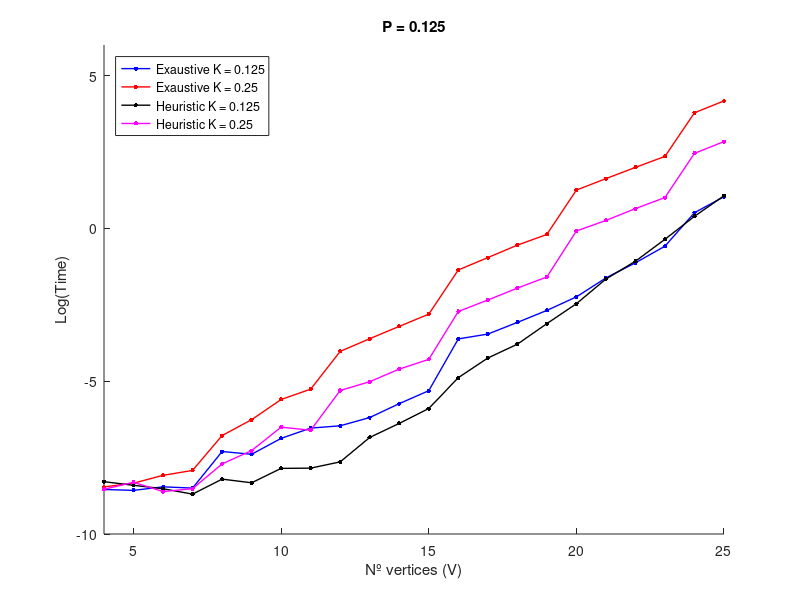
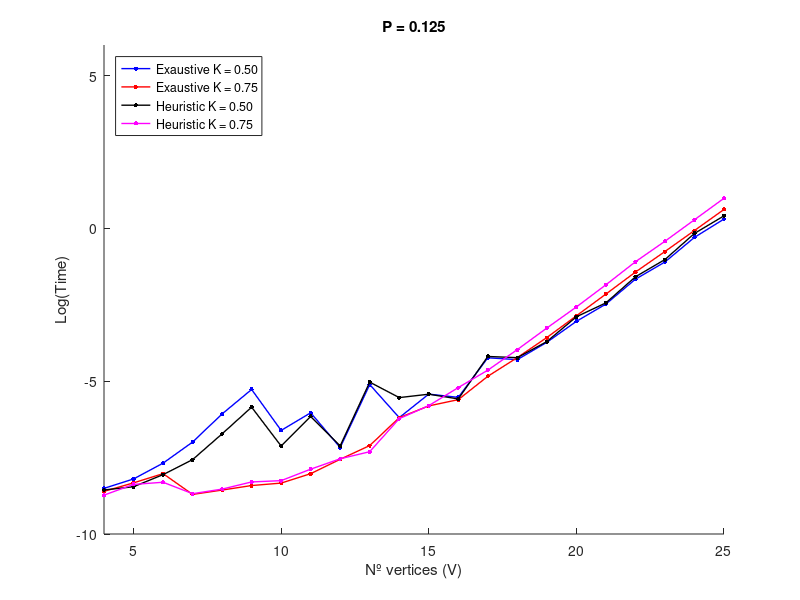
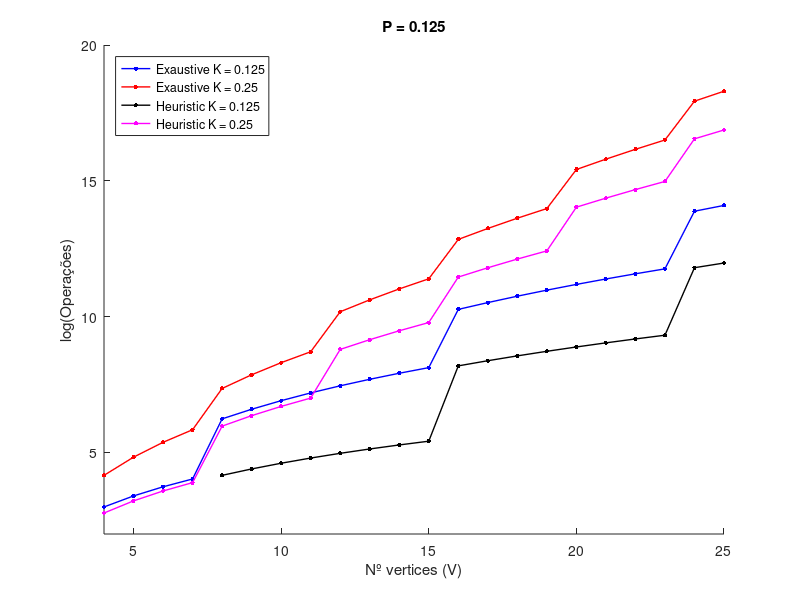
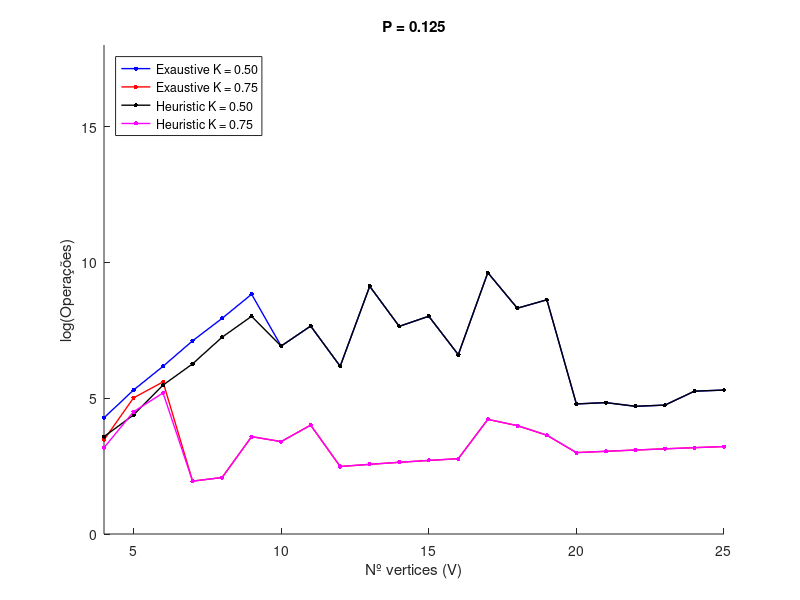

Recreate these plots in MATLAB, in order.
clear all
close all
clc


P = 0.125;


Size =[4, 5, 6, 7, 8, 9, 10, 11, 12, 13, 14, 15, 16, 17, 18, 19, 20, 21, 22, 23, 24, 25, 26, 27, 28, 29, 30]; %K =0.125; %P =0.125;
Op_Exaustive1 =[20, 30, 42, 56, 512, 729, 1000, 1331, 1728, 2197, 2744, 3375, 28800, 36992, 46818, 58482, 72200, 88200, 106722, 128018, 1068672, 1322500, 1622400, 1974375, 2384928, 2861082, 3410400];
Op_Heuristic1 =[0, 0, 0, 0, 64, 81, 100, 121, 144, 169, 196, 225, 3600, 4352, 5202, 6156, 7220, 8400, 9702, 11132, 133584, 158700, 187200, 219375, 255528, 295974, 341040];
Times_Exaustive1 =[0.0001947999999174499, 0.00018929999987449264, 0.00021250000008876668, 0.00020389999963299488, 0.0006745000000591972, 0.0006167999999888707, 0.0010381000001871143, 0.0014513999999508087, 0.0015653000000384054, 0.0020511000002443325, 0.003230299999813724, 0.004935699999805365, 0.02686069999981555, 0.03148309999960475, 0.046063799999956245, 0.06826030000001992, 0.10627619999968374, 0.19738490000008824, 0.32420030000002953, 0.5583354999998846, 1.6706146999999874, 2.8176938999999948, 4.809125700000095, 8.766884699999991, 16.70593229999986, 32.23721680000017, 63.95023020000008];
Times_Heuristic1 =[0.00025140000025203335, 0.0002233999998679792, 0.00019959999963248265, 0.00016730000015741098, 0.000273399999969115, 0.0002424999997856503, 0.0003885999999511114, 0.00039170000036392594, 0.00048089999972944497, 0.001069400000233145, 0.0016933000001699838, 0.002754099999947357, 0.007557099999758066, 0.014382800000021234, 0.02258429999983491, 0.044287100000019564, 0.08498000000008687, 0.19047279999995226, 0.3412319999997635, 0.6997926000003645, 1.4835422000001017, 2.907252499999686, 5.6832195000001775, 11.220436699999937, 22.96144699999968, 45.481270900000254, 92.9377370999996];
N_Solutions_Exaustive1 =[0, 0, 0, 0, 0, 0, 0, 0, 0, 0, 0, 0, 0, 0, 0, 0, 0, 0, 0, 0, 0, 0, 0, 0, 0, 0, 0];
N_Solutions_Heuristic1 =[0, 0, 0, 0, 0, 0, 0, 0, 0, 0, 0, 0, 0, 0, 0, 0, 0, 0, 0, 0, 0, 0, 0, 0, 0, 0, 0];
N_Configurations_Exaustive1 =[5, 6, 7, 8, 64, 81, 100, 121, 144, 169, 196, 225, 1800, 2176, 2601, 3078, 3610, 4200, 4851, 5566, 44528, 52900, 62400, 73125, 85176, 98658, 113680];
N_Configurations_Heuristic1 =[0, 0, 0, 0, 8, 9, 10, 11, 12, 13, 14, 15, 225, 256, 289, 324, 361, 400, 441, 484, 5566, 6348, 7200, 8125, 9126, 10206, 11368];

%Size =[4, 5, 6, 7, 8, 9, 10, 11, 12, 13, 14, 15, 16, 17, 18, 19, 20, 21, 22, 23, 24, 25, 26, 27, 28, 29, 30]; %K =0.25; %P =0.125;
Op_Exaustive2 =[64, 125, 216, 343, 1568, 2592, 4050, 6050, 26400, 40898, 61152, 88725, 378560, 566440, 826200, 1178304, 4961280, 7264593, 10428264, 14704613, 61375776, 88550000, 125705580, 175829940, 20993392, 27871726, 1465776000];
Op_Heuristic2 =[16, 25, 36, 49, 392, 576, 810, 1100, 6600, 9438, 13104, 17745, 94640, 133280, 183600, 248064, 1240320, 1729665, 2370060, 3196655, 15343944, 21252000, 29008980, 39073320, 182342160, 251285580, 342014400];
Times_Exaustive2 =[0.00021190000006754417, 0.0002395999999862397, 0.00030929999957152177, 0.0003638000002865738, 0.001138000000082684, 0.0019130000000586733, 0.0037026999998488463, 0.0051888000002691115, 0.017867699999897013, 0.02705789999981789, 0.04050199999983306, 0.060360400000263326, 0.2562431999999717, 0.38427169999977195, 0.5770017999998345, 0.820511599999918, 3.4988665999999284, 5.091625999999906, 7.3579359000000295, 10.53540380000004, 43.92167819999986, 64.74747049999996, 93.01098599999978, 134.64518880000014, 15.355134899999939, 20.39351439999973, 1169.3232652999995];
Times_Heuristic2 =[0.00019629999997050618, 0.00024660000008225325, 0.00018210000007456983, 0.0001999999999497959, 0.00044969999999011634, 0.0006956000001991924, 0.0014991000002737565, 0.0013529000002563407, 0.004969099999925675, 0.0066273000002183835, 0.01000530000010258, 0.01376090000030672, 0.06588139999985287, 0.09593200000017532, 0.14156649999995352, 0.2038329000001795, 0.917672500000208, 1.2961905000001934, 1.9099332000000686, 2.745540599999913, 11.641810600000099, 17.127539599999636, 25.472509700000046, 38.61548959999982, 152.2046375, 225.51219800000035, 336.7405933];
N_Solutions_Exaustive2 =[0, 0, 0, 0, 0, 0, 0, 0, 0, 0, 0, 0, 0, 0, 0, 0, 0, 0, 0, 0, 0, 0, 0, 0, 1, 1, 0];
N_Solutions_Heuristic2 =[0, 0, 0, 0, 0, 0, 0, 0, 0, 0, 0, 0, 0, 0, 0, 0, 0, 0, 0, 0, 0, 0, 0, 0, 0, 0, 0];
N_Configurations_Exaustive2 =[16, 25, 36, 49, 196, 288, 405, 550, 2200, 3146, 4368, 5915, 23660, 33320, 45900, 62016, 248064, 345933, 474012, 639331, 2557324, 3542000, 4834830, 6512220, 749764, 961094, 48859200];
N_Configurations_Heuristic2 =[4, 5, 6, 7, 49, 64, 81, 100, 550, 726, 936, 1183, 5915, 7840, 10200, 13056, 62016, 82365, 107730, 138985, 639331, 850080, 1115730, 1447160, 6512220, 8665020, 11400480];

%Size =[4, 5, 6, 7, 8, 9, 10, 11, 12, 13, 14, 15, 16, 17, 18, 19, 20, 21, 22, 23, 24, 25, 26, 27, 28, 29, 30]; %K =0.5; %P =0.125;
Op_Exaustive3 =[72, 200, 480, 1225, 2800, 6804, 1010, 2112, 480, 9126, 2086, 3030, 736, 15062, 4068, 5548, 120, 126, 110, 115, 192, 200, 182, 189, 56, 58, 30];
Op_Heuristic3 =[36, 80, 240, 525, 1400, 3024, 1010, 2112, 480, 9126, 2086, 3030, 736, 15062, 4068, 5548, 120, 126, 110, 115, 192, 200, 182, 189, 56, 58, 30];
Times_Exaustive3 =[0.0002021000000240747, 0.00027490000047691865, 0.00046100000054138945, 0.0009190999999191263, 0.0023068999998940853, 0.00514019999991433, 0.0013456999995469232, 0.002395999999862397, 0.0007691000000704662, 0.006032799999957206, 0.002044900000328198, 0.004415500000504835, 0.003968699999859382, 0.014489700000012817, 0.01364480000029289, 0.024059099999249156, 0.047724099999868486, 0.0840675999997984, 0.18958430000020599, 0.33293870000034076, 0.7450603999996019, 1.3566389999996318, 3.071292600000561, 5.357578699999976, 12.326986200000647, 22.747282799999994, 51.81074619999981];
Times_Heuristic3 =[0.0001916999999593827, 0.00021319999996194383, 0.00031660000058764126, 0.000517299999955867, 0.0012028000001009787, 0.002879900000152702, 0.0008068999995884951, 0.0021225000000413274, 0.0008125000003929017, 0.006532899999911024, 0.003938699999707751, 0.004401600000164763, 0.0037706000002799556, 0.015127399999983027, 0.01455459999942832, 0.024637999999868043, 0.055426599999918835, 0.08734280000044237, 0.20507910000014817, 0.3608412000003227, 0.8479880999993838, 1.5064445999996678, 3.4535141999995176, 6.103191700000025, 14.335044699999344, 25.418866800000615, 59.02779869999995];
N_Solutions_Exaustive3 =[0, 0, 0, 0, 0, 0, 1, 1, 1, 1, 1, 1, 1, 1, 1, 1, 1, 1, 1, 1, 1, 1, 1, 1, 1, 1, 1];
N_Solutions_Heuristic3 =[0, 0, 0, 0, 0, 0, 1, 1, 1, 1, 1, 1, 1, 1, 1, 1, 1, 1, 1, 1, 1, 1, 1, 1, 1, 1, 1];
N_Configurations_Exaustive3 =[18, 40, 80, 175, 350, 756, 101, 192, 40, 702, 149, 202, 46, 886, 226, 292, 6, 6, 5, 5, 8, 8, 7, 7, 2, 2, 1];
N_Configurations_Heuristic3 =[9, 16, 40, 75, 175, 336, 101, 192, 40, 702, 149, 202, 46, 886, 226, 292, 6, 6, 5, 5, 8, 8, 7, 7, 2, 2, 1];

%Size =[4, 5, 6, 7, 8, 9, 10, 11, 12, 13, 14, 15, 16, 17, 18, 19, 20, 21, 22, 23, 24, 25, 26, 27, 28, 29, 30]; %K =0.75; %P =0.125;
Op_Exaustive4 =[32, 150, 270, 7, 8, 36, 30, 55, 12, 13, 14, 15, 16, 68, 54, 38, 20, 21, 22, 23, 24, 25, 26, 27, 28, 29, 30];
Op_Heuristic4 =[24, 90, 180, 7, 8, 36, 30, 55, 12, 13, 14, 15, 16, 68, 54, 38, 20, 21, 22, 23, 24, 25, 26, 27, 28, 29, 30];
Times_Exaustive4 =[0.0001832999996622675, 0.00024190000021917513, 0.0003272000003562425, 0.0001658000001043547, 0.00019119999979011482, 0.00022170000011101365, 0.0002401000001555076, 0.0003268000000389293, 0.0005234999998720014, 0.0008197999995900318, 0.002043499999672349, 0.0030003000001670443, 0.0036845999993602163, 0.007905700000264915, 0.01459060000070167, 0.02812069999981759, 0.05720169999949576, 0.11655190000055882, 0.23927290000028734, 0.4691797999994378, 0.9319710999998279, 1.8589492999999493, 3.7172451999995246, 7.488605499999721, 14.881956299999729, 30.33327890000055, 60.6916384999995];
Times_Heuristic4 =[0.00016200000027311035, 0.0002300000005561742, 0.00024679999933141517, 0.00016980000054900302, 0.00019720000000233995, 0.0002494000000297092, 0.00026020000041171443, 0.0003787000005104346, 0.0005323999994288897, 0.0006705000005240436, 0.0019778999994741753, 0.003025300000444986, 0.005469400000038149, 0.00966359999983979, 0.01893839999956981, 0.03836700000010751, 0.0764179999996486, 0.15783730000021023, 0.3353843000004417, 0.656356099999357, 1.3256811999999627, 2.678916500000014, 5.452377399999932, 10.872983599999316, 22.186836300000323, 45.07132850000016, 92.7175683000005];
N_Solutions_Exaustive4 =[0, 0, 0, 1, 1, 1, 1, 1, 1, 1, 1, 1, 1, 1, 1, 1, 1, 1, 1, 1, 1, 1, 1, 1, 1, 1, 1];
N_Solutions_Heuristic4 =[0, 0, 0, 1, 1, 1, 1, 1, 1, 1, 1, 1, 1, 1, 1, 1, 1, 1, 1, 1, 1, 1, 1, 1, 1, 1, 1];
N_Configurations_Exaustive4 =[8, 30, 45, 1, 1, 4, 3, 5, 1, 1, 1, 1, 1, 4, 3, 2, 1, 1, 1, 1, 1, 1, 1, 1, 1, 1, 1];
N_Configurations_Heuristic4 =[6, 18, 30, 1, 1, 4, 3, 5, 1, 1, 1, 1, 1, 4, 3, 2, 1, 1, 1, 1, 1, 1, 1, 1, 1, 1, 1];

figure(1)
%subplot(1,2,2)
hold on
plot(Size,log(Times_Exaustive1),'b.-','LineWidth',1,'MarkerSize',10)
plot(Size,log(Times_Exaustive2),'r.-','LineWidth',1,'MarkerSize',10)
plot(Size,log(Times_Heuristic1),'k.-','LineWidth',1,'MarkerSize',10)
plot(Size,log(Times_Heuristic2),'m.-','LineWidth',1,'MarkerSize',10)
ylabel('Log(Time)')
xlabel('Nº vertices (V)')
legend('Exaustive K = 0.125','Exaustive K = 0.25','Heuristic K = 0.125','Heuristic K = 0.25','Location','northwest')
title(['P = ',num2str(P)])
axis([4 25 -10 6])
drawnow


figure(2)
%subplot(1,2,1)
hold on
plot(Size,log(Times_Exaustive3),'b.-','LineWidth',1,'MarkerSize',10)
plot(Size,log(Times_Exaustive4),'r.-','LineWidth',1,'MarkerSize',10)
plot(Size,log(Times_Heuristic3),'k.-','LineWidth',1,'MarkerSize',10)
plot(Size,log(Times_Heuristic4),'m.-','LineWidth',1,'MarkerSize',10)
ylabel('Log(Time)')
xlabel('Nº vertices (V)')
legend('Exaustive K = 0.50','Exaustive K = 0.75','Heuristic K = 0.50','Heuristic K = 0.75','Location','northwest')
title(['P = ',num2str(P)])
axis([4 25 -10 6])
drawnow


figure(3)
%subplot(1,2,1)
hold on
plot(Size,log(Op_Exaustive1),'b.-','LineWidth',1,'MarkerSize',10)
plot(Size,log(Op_Exaustive2),'r.-','LineWidth',1,'MarkerSize',10)
plot(Size,log(Op_Heuristic1),'k.-','LineWidth',1,'MarkerSize',10)
plot(Size,log(Op_Heuristic2),'m.-','LineWidth',1,'MarkerSize',10)
ylabel('log(Operações)')
xlabel('Nº vertices (V)')
legend('Exaustive K = 0.125','Exaustive K = 0.25','Heuristic K = 0.125','Heuristic K = 0.25','Location','northwest')
title(['P = ',num2str(P)])
axis([4 25 2 20])
drawnow


figure(4)
%subplot(1,2,2)
hold on
plot(Size,log(Op_Exaustive3),'b.-','LineWidth',1,'MarkerSize',10)
plot(Size,log(Op_Exaustive4),'r.-','LineWidth',1,'MarkerSize',10)
plot(Size,log(Op_Heuristic3),'k.-','LineWidth',1,'MarkerSize',10)
plot(Size,log(Op_Heuristic4),'m.-','LineWidth',1,'MarkerSize',10)
ylabel('log(Operações)')
xlabel('Nº vertices (V)')
legend('Exaustive K = 0.50','Exaustive K = 0.75','Heuristic K = 0.50','Heuristic K = 0.75','Location','northwest')
title(['P = ',num2str(P)])
axis([4 25 0 18])
drawnow

figure(5)
%subplot(1,2,2)
hold on
plot(Size,log(N_Configurations_Exaustive1),'b.-','LineWidth',1,'MarkerSize',10)
plot(Size,log(N_Configurations_Exaustive2),'r.-','LineWidth',1,'MarkerSize',10)
plot(Size,log(N_Configurations_Heuristic1),'k.-','LineWidth',1,'MarkerSize',10)
plot(Size,log(N_Configurations_Heuristic2),'m.-','LineWidth',1,'MarkerSize',10)
ylabel('log(Configurações)')
xlabel('Nº vertices (V)')
legend('Exaustive K = 0.125','Exaustive K = 0.25','Heuristic K = 0.125','Heuristic K = 0.25','Location','northwest')
title(['P = ',num2str(P)])
axis([4 25 0 18])
drawnow

figure(6)
%subplot(1,2,2)
hold on
plot(Size,log(N_Configurations_Exaustive3),'b.-','LineWidth',1,'MarkerSize',10)
plot(Size,log(N_Configurations_Exaustive4),'r.-','LineWidth',1,'MarkerSize',10)
plot(Size,log(N_Configurations_Heuristic3),'k.-','LineWidth',1,'MarkerSize',10)
plot(Size,log(N_Configurations_Heuristic4),'m.-','LineWidth',1,'MarkerSize',10)
ylabel('log(Configurações)')
xlabel('Nº vertices (V)')
legend('Exaustive K = 0.50','Exaustive K = 0.75','Heuristic K = 0.50','Heuristic K = 0.75','Location','northwest')
title(['P = ',num2str(P)])
axis([4 25 0 18])
drawnow




